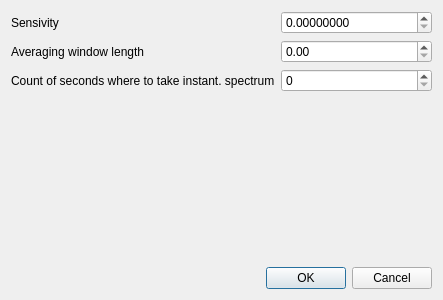
<?xml version="1.0" encoding="UTF-8"?>
<ui version="4.0">
 <class>CParamsDialog</class>
 <widget class="QDialog" name="CParamsDialog">
  <property name="windowModality">
   <enum>Qt::WindowModal</enum>
  </property>
  <property name="geometry">
   <rect>
    <x>0</x>
    <y>0</y>
    <width>443</width>
    <height>300</height>
   </rect>
  </property>
  <property name="windowTitle">
   <string>Dialog</string>
  </property>
  <layout class="QVBoxLayout" name="verticalLayout">
   <item>
    <layout class="QFormLayout" name="formLayout">
     <item row="0" column="0">
      <widget class="QLabel" name="label">
       <property name="text">
        <string>Sensivity</string>
       </property>
      </widget>
     </item>
     <item row="0" column="1">
      <widget class="QDoubleSpinBox" name="edtSensivity">
       <property name="decimals">
        <number>8</number>
       </property>
       <property name="maximum">
        <double>9999999.000000000000000</double>
       </property>
      </widget>
     </item>
     <item row="1" column="0">
      <widget class="QLabel" name="label_2">
       <property name="text">
        <string>Averaging window length</string>
       </property>
      </widget>
     </item>
     <item row="1" column="1">
      <widget class="QDoubleSpinBox" name="edtWindowLen"/>
     </item>
     <item row="2" column="0">
      <widget class="QLabel" name="label_3">
       <property name="text">
        <string>Count of seconds where to take instant. spectrum</string>
       </property>
      </widget>
     </item>
     <item row="2" column="1">
      <widget class="QSpinBox" name="edtSecondsCount"/>
     </item>
    </layout>
   </item>
   <item>
    <widget class="QDialogButtonBox" name="buttonBox">
     <property name="orientation">
      <enum>Qt::Horizontal</enum>
     </property>
     <property name="standardButtons">
      <set>QDialogButtonBox::Cancel|QDialogButtonBox::Ok</set>
     </property>
    </widget>
   </item>
  </layout>
 </widget>
 <resources/>
 <connections>
  <connection>
   <sender>buttonBox</sender>
   <signal>accepted()</signal>
   <receiver>CParamsDialog</receiver>
   <slot>accept()</slot>
   <hints>
    <hint type="sourcelabel">
     <x>248</x>
     <y>254</y>
    </hint>
    <hint type="destinationlabel">
     <x>157</x>
     <y>274</y>
    </hint>
   </hints>
  </connection>
  <connection>
   <sender>buttonBox</sender>
   <signal>rejected()</signal>
   <receiver>CParamsDialog</receiver>
   <slot>reject()</slot>
   <hints>
    <hint type="sourcelabel">
     <x>316</x>
     <y>260</y>
    </hint>
    <hint type="destinationlabel">
     <x>286</x>
     <y>274</y>
    </hint>
   </hints>
  </connection>
  <connection>
   <sender>edtSensivity</sender>
   <signal>valueChanged(double)</signal>
   <receiver>CParamsDialog</receiver>
   <slot>Changed()</slot>
   <hints>
    <hint type="sourcelabel">
     <x>368</x>
     <y>22</y>
    </hint>
    <hint type="destinationlabel">
     <x>221</x>
     <y>149</y>
    </hint>
   </hints>
  </connection>
  <connection>
   <sender>edtWindowLen</sender>
   <signal>valueChanged(double)</signal>
   <receiver>CParamsDialog</receiver>
   <slot>Changed()</slot>
   <hints>
    <hint type="sourcelabel">
     <x>368</x>
     <y>53</y>
    </hint>
    <hint type="destinationlabel">
     <x>221</x>
     <y>149</y>
    </hint>
   </hints>
  </connection>
  <connection>
   <sender>edtSecondsCount</sender>
   <signal>valueChanged(int)</signal>
   <receiver>CParamsDialog</receiver>
   <slot>Changed()</slot>
   <hints>
    <hint type="sourcelabel">
     <x>368</x>
     <y>84</y>
    </hint>
    <hint type="destinationlabel">
     <x>221</x>
     <y>149</y>
    </hint>
   </hints>
  </connection>
 </connections>
 <slots>
  <slot>Changed()</slot>
 </slots>
</ui>
